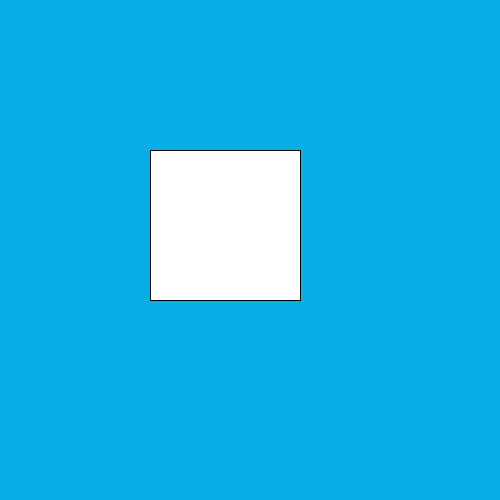
Frame 1 (no input)
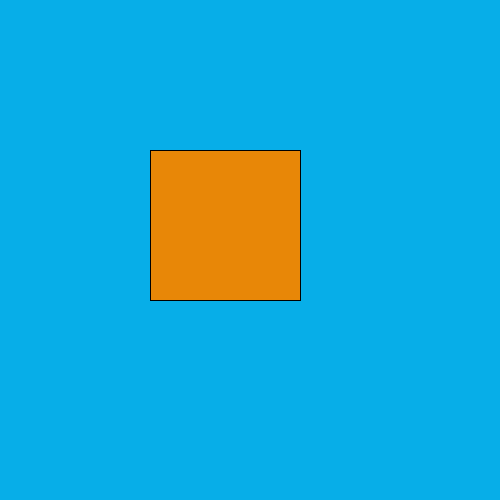
Frame 60 (the mouse pressed at the canvas centre just before this capture)
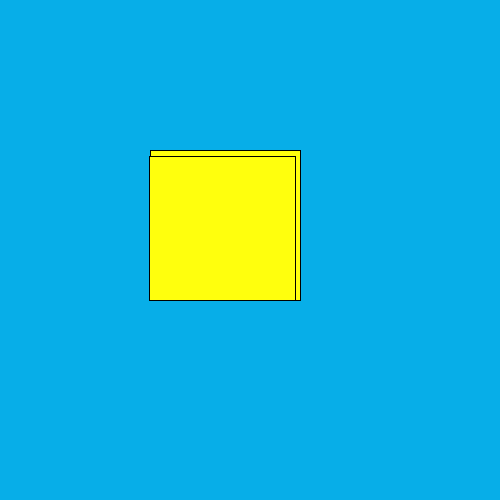
Frame 120 (the mouse held since frame 60 and released just before this capture)

The Processing sketch that drew these frames (run headless with seeded random() and noise(); from frame 60 on, the mouse is pressed at the canvas centre):

// Processing sketch: changing_color_wiggle_rectangle_2014_2_10
// ── changing_color_wiggle_rectangle_2014_2_10.pde
float x = 150;
void setup() {
  size(500, 500);
  
}

void draw() {
  background(7, 174, 232);
  rect(x, x, x, x);
  if (mouseX >= 150 && mouseX <= 300 && mouseY <= 300 && mouseY >= 150) {
    fill(255,255,13);
      rect(random(140,160),random(140,160),random(140,160),random(140,160));
  } else {
      
    fill(232,135,7);
  }


}
